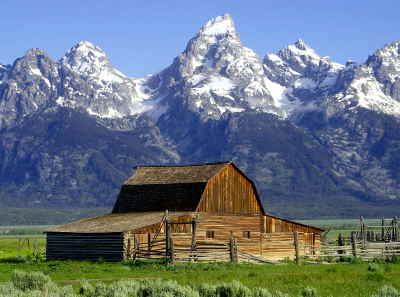
#> input picture img/barn_mountains.bmp, 400 x 297 px, found by its file name
$ python main.py
#> lines starting #> are read from the running program, lines starting #| are printed output that depends on the picture; long printed decimals are rounded
# ------------------------- Imports
import matplotlib.pyplot as plt
import matplotlib.colors as clr
import numpy as np
import cv2
import scipy.fftpack as fft
import math

# ------------------------- Variables

ConversionTableYCbCr = np.array([[0.299, 0.587, 0.114],
                                 [-0.168736, -0.331264, 0.5],
                                 [0.5, -0.418688, -0.081312]])

QuantizationMatrixY = np.array([[16, 11, 10, 16, 24, 40, 51, 61],
                                [12, 12, 14, 19, 26, 58, 60, 55],
                                [14, 13, 16, 24, 40, 57, 69, 56],
                                [14, 17, 22, 29, 51, 87, 80, 62],
                                [18, 22, 37, 56, 68, 109, 103, 77],
                                [24, 35, 55, 64, 81, 104, 113, 92],
                                [49, 64, 78, 87, 103, 121, 120, 101],
                                [72, 92, 95, 98, 112, 100, 103, 99]])

QuantizationMatrixC = np.array([[17, 18, 24, 47, 99, 99, 99, 99],
                                [18, 21, 26, 66, 99, 99, 99, 99],
                                [24, 26, 56, 99, 99, 99, 99, 99],
                                [47, 66, 99, 99, 99, 99, 99, 99],
                                [99, 99, 99, 99, 99, 99, 99, 99],
                                [99, 99, 99, 99, 99, 99, 99, 99],
                                [99, 99, 99, 99, 99, 99, 99, 99],
                                [99, 99, 99, 99, 99, 99, 99, 99]])


# ------------------------- Functions

def showImage(image, title, show):
    if show:
        plt.figure()
        plt.imshow(image)
        plt.axis('off')
        plt.title(title)
        plt.show()


# Ex 3.2
def createColorMap(name, R, G, B):
    return clr.LinearSegmentedColormap.from_list(name, [(0, 0, 0), (R, G, B)], N=256)


def getColormap(cor):
    if cor == "red":
        return clr.LinearSegmentedColormap.from_list("myRed", [(0, 0, 0), (1, 0, 0)], N=256)
    if cor == "green":
        return clr.LinearSegmentedColormap.from_list("myGreen", [(0, 0, 0), (0, 1, 0)], N=256)
    if cor == "blue":
        return clr.LinearSegmentedColormap.from_list("myBlue", [(0, 0, 0), (0, 0, 1)], N=256)
    if cor == "gray":
        return clr.LinearSegmentedColormap.from_list("myGray", [(0, 0, 0), (1, 1, 1)], N=256)


# Ex 3.3
def imageColormap(image, title, cMap, show):
    if show:
        plt.figure()
        plt.imshow(image, cMap)
        plt.axis('off')
        plt.title(title)
        plt.show()


# Ex 3.4
def getComponents(image):
    R = image[:, :, 0]
    G = image[:, :, 1]
    B = image[:, :, 2]
    return R, G, B


def getImageFromComponents(R, G, B):
    return np.dstack((R, G, B))


# Ex 3.5
def imageAndChannels(image, show):
    showImage(image, "Original Image", show)

    R, G, B = getComponents(image)

    imageColormap(R, "R Channel", getColormap("red"), show)
    imageColormap(G, "G Channel", getColormap("green"), show)
    imageColormap(B, "B Channel", getColormap("blue"), show)


# Ex 4.1
def padding(image, n):
    l = image.shape[0]
    c = image.shape[1]

    paddedImg = image

    if (l % n) != 0:
        v = n - (l % n)
        paddedImg = np.vstack([paddedImg, np.repeat([paddedImg[-1, :, :]], v, axis=0)])

    if (c % n) != 0:
        v = n - (c % n)
        paddedImg = np.hstack([paddedImg, np.repeat(paddedImg[:, -1:, :], v, axis=1)])

    return paddedImg


def unpadding(nl, nc, paddedImg):
    return paddedImg[:nl, :nc, :]


# Ex 5.1
def convertRGBtoYCbCr(img, Tc):
    R, G, B = getComponents(img)

    YCbCr = np.empty_like(img).astype("float")

    # Y
    YCbCr[:, :, 0] = Tc[0, 0] * R + Tc[0, 1] * G + Tc[0, 2] * B
    # Cb
    YCbCr[:, :, 1] = Tc[1, 0] * R + Tc[1, 1] * G + Tc[1, 2] * B + 128
    # Cr
    YCbCr[:, :, 2] = Tc[2, 0] * R + Tc[2, 1] * G + Tc[2, 2] * B + 128

    '''YCbCr = np.round(YCbCr)
    YCbCr[YCbCr > 255] = 255
    YCbCr[YCbCr < 0] = 0'''

    return YCbCr


def convertYCbCrtoRGB(Y, Cb, Cr, Tc):
    TcInvertida = np.linalg.inv(Tc)

    '''Y = Y.astype(float)
    Cb = Cb.astype(float)
    Cr = Cr.astype(float)'''

    l, c = Y.shape
    RGB = np.zeros((l, c, 3))

    # Y
    RGB[:, :, 0] = TcInvertida[0, 0] * Y + TcInvertida[0, 1] * (Cb - 128) + TcInvertida[0, 2] * (Cr - 128)
    # Cb
    RGB[:, :, 1] = TcInvertida[1, 0] * Y + TcInvertida[1, 1] * (Cb - 128) + TcInvertida[1, 2] * (Cr - 128)
    # Cr
    RGB[:, :, 2] = TcInvertida[2, 0] * Y + TcInvertida[2, 1] * (Cb - 128) + TcInvertida[2, 2] * (Cr - 128)

    RGB = np.round(RGB)
    RGB[RGB > 255] = 255
    RGB[RGB < 0] = 0
    RGB = RGB.astype(np.uint8)

    return RGB


# Ex 5.3
def imageAndChannelsYCbCr(image, show):
    showImage(image, "YCbCr Image", False)

    Y, Cb, Cr = getComponents(image)

    cMap = getColormap("gray")
    showImage(Y, "Y Channel", False)
    imageColormap(Y, "Y Channel",  cMap, show)
    showImage(Cb, "Cb Channel", False)
    imageColormap(Cb, "Cb Channel", cMap, show)
    showImage(Cr, "Cr Channel", False)
    imageColormap(Cr, "Cr Channel", cMap, show)


# Ex 6.1
def createDownSampling(YCbCr, method, interpol):
    sx = 0
    sy = 0

    if method == "4:2:0":
        sx = 0.5
        sy = 0.5

    elif method == "4:2:2":
        sx = 0.5
        sy = 1

    stx = int(1 // sx)
    sty = int(1 // sy)

    if interpol == 0:
        Cb_d = YCbCr[::sty, ::stx, 1]
        Cr_d = YCbCr[::sty, ::stx, 2]

    else:
        Cb_d = cv2.resize(YCbCr[:, :, 1], None, fx=sx, fy=sy, interpolation=cv2.INTER_LINEAR)
        Cr_d = cv2.resize(YCbCr[:, :, 2], None, fx=sx, fy=sy, interpolation=cv2.INTER_LINEAR)

    return YCbCr[:, :, 0], Cb_d, Cr_d


def createUpSampling(Y_d, Cb_d, Cr_d, method, interpol):
    sx = 0
    sy = 0

    if method == "4:2:0":
        sx = 0.5
        sy = 0.5

    elif method == "4:2:2":
        sx = 0.5
        sy = 1

    stx = int(1 // sx)
    sty = int(1 // sy)

    if interpol == 0:
        Cb = np.repeat(Cb_d, stx, axis=1)
        Cr = np.repeat(Cr_d, stx, axis=1)
        Cb = np.repeat(Cb, sty, axis=0)
        Cr = np.repeat(Cr, sty, axis=0)

    else:
        Cb = cv2.resize(Cb_d, None, fx=stx, fy=sty, interpolation=cv2.INTER_LINEAR)
        Cr = cv2.resize(Cr_d, None, fx=stx, fy=sty, interpolation=cv2.INTER_LINEAR)

    return Y_d, Cb, Cr


# Ex 6.2
def visualizeDs(Y_d, Cb_d, Cr_d, show):
    if show:
        print(Y_d.shape)
        print(Cb_d.shape)
        print(Cr_d.shape)

    cMap = getColormap("gray")
    imageColormap(Y_d, "Downsampling - Y Channel", cMap, show)
    imageColormap(Cb_d, "Downsampling - Cb Channel", cMap, show)
    imageColormap(Cr_d, "Downsampling - Cr Channel", cMap, show)


# Ex 7.1.1
def calculateDCT(channel):
    return fft.dct(fft.dct(channel, norm="ortho").T, norm="ortho").T

def calculateDCTLog(dctChannel):
    return np.log(np.abs(dctChannel) + 0.0001)

def calculateInvDCT(dctChannel):
    return fft.idct(fft.idct(dctChannel, norm="ortho").T, norm="ortho").T


def getDCT(Y_d, Cb_d, Cr_d):
    return calculateDCT(Y_d), calculateDCT(Cb_d), calculateDCT(Cr_d)

def getInvDCT(Y_d, Cb_d, Cr_d):
    return calculateInvDCT(Y_d), calculateInvDCT(Cb_d), calculateInvDCT(Cr_d)


# Ex 7.1.2
def visualizeDctDsChannels(Y_d, Cb_d, Cr_d, show):
    cMap = getColormap("gray")
    imageColormap(calculateDCTLog(calculateDCT(Y_d)), "DCT - Y Channel", cMap, show)
    imageColormap(calculateDCTLog(calculateDCT(Cb_d)), "DCT - Cb Channel", cMap, show)
    imageColormap(calculateDCTLog(calculateDCT(Cr_d)), "DCT - Cr Channel", cMap, show)


# Ex 7.2.1
def dctInBlocks(channel, size, case, quantization, dpcm):
    l, c = channel.shape
    nl = int(l / size)
    nc = int(c / size)
    dc0 = 0

    channel = np.vsplit(channel, nl)
    for i in range(nl):
        channel[i] = np.hsplit(channel[i], nc)
        for j in range(nc):
            if case == "DCT":
                channel[i][j] = calculateDCT(channel[i][j])

                if 0 <= quantization[0] <= 100:
                    channel[i][j] = quantizeChannelBlock(channel[i][j], quantization[1])

                    if dpcm == 1:
                        channel[i][j][0][0], dc0 = makeDPCM(channel[i][j][0][0], i, j, dc0, case)

            elif case == "InvDCT":
                if 0 < quantization[0] <= 100:
                    if dpcm == 1:
                        channel[i][j][0][0], dc0 = makeDPCM(channel[i][j][0][0], i, j , dc0, case)

                    channel[i][j] = dequantizeChannelBlock(channel[i][j], quantization[1])

                channel[i][j] = calculateInvDCT(channel[i][j])

    channel = np.array(channel)
    channel = np.hstack(channel)
    channel = np.hstack(channel)
    return channel


def getDctInBlocks(Y_d, Cb_d, Cr_d, size, case, quantization, dpcm):
    if 0 < quantization <= 100:
        QM_Y, QM_C = createQuantizationMatrixes(quantization)

        Y = dctInBlocks(Y_d, size, case, (quantization, QM_Y), dpcm)
        Cb = dctInBlocks(Cb_d, size, case, (quantization, QM_C), dpcm)
        Cr = dctInBlocks(Cr_d, size, case, (quantization, QM_C), dpcm)
    else:
        Y = dctInBlocks(Y_d, size, case, (-1,), dpcm)
        Cb = dctInBlocks(Cb_d, size, case, (-1,), dpcm)
        Cr = dctInBlocks(Cr_d, size, case, (-1,), dpcm)

    return Y, Cb, Cr


# Ex 7.2.2
def visualizeDctInBlocksChannels(Y_DCT8, Cb_DCT8, Cr_DCT8, show):
    cMap = getColormap("gray")
    imageColormap(calculateDCTLog(Y_DCT8), "DCT In Blocks - Y Channel", cMap, show)
    imageColormap(calculateDCTLog(Cb_DCT8), "DCT In Blocks - Cb Channel", cMap, show)
    imageColormap(calculateDCTLog(Cr_DCT8), "DCT In Blocks - Cr Channel", cMap, show)


# Ex 8.1
def createQuantizationMatrixes(quality):
    if quality >= 50:
        sf = (100 - quality) / 50
    else:
        sf = 50 / quality

    if sf != 0:
        QM_Y = np.round(QuantizationMatrixY * sf)
        QM_C = np.round(QuantizationMatrixC * sf)
    else:
        QM_Y = np.ones(QuantizationMatrixY.shape)
        QM_C = np.ones(QuantizationMatrixC.shape)

    QM_Y[QM_Y > 255] = 255
    QM_C[QM_C > 255] = 255

    QM_Y[QM_Y < 1] = 1
    QM_C[QM_C < 1] = 1

    return QM_Y, QM_C


def quantizeChannelBlock(block, QM):
    quantizedBlock = np.round(block / QM)
    return quantizedBlock


def dequantizeChannelBlock(block, QM):
    dequantizedBlock = block * QM
    return dequantizedBlock


# Ex 9.1
def makeDPCM(channel, i, j, dc0, case):
    if i == 0 and j == 0:
        return channel, channel
    else:
        dc = channel
        if case == "DCT":
            channel = dc - dc0
            return channel, dc
        elif case == "InvDCT":
            channel = dc + dc0
            return channel, channel


# Ex 10.2
def getMSE(original, reconstructed, nl, nc):
    original = original.astype('float')
    reconstructed = reconstructed.astype('float')
    aux = np.square(original-reconstructed)
    return (1/(nl*nc)) * (np.sum(aux))

def getRMSE(original, reconstructed, nl, nc):
    return math.sqrt(getMSE(original, reconstructed, nl, nc))

def getSNR(original, reconstructed, nl, nc):
    original = original.astype('float')
    aux = (1/(nl*nc)) * (np.sum(np.square(original)))
    return 10 * math.log10(aux/ getMSE(original, reconstructed, nl, nc))

def getPSNR(original, reconstructed, nl, nc):
    original = original.astype('float')
    aux = np.square(np.amax(original))
    return 10 * math.log10(aux / getMSE(original, reconstructed, nl, nc))


def getDistortionMetrics(original, reconstructed, nl, nc, show):
    mse = getMSE(original, reconstructed, nl, nc)
    rmse = getRMSE(original, reconstructed, nl, nc)
    snr = getSNR(original, reconstructed, nl, nc)
    psnr = getPSNR(original, reconstructed, nl, nc)

    if show:
        print("MSE: %f" %mse)
        print("RMSE: %f" %rmse)
        print("SNR: %f" %snr)
        print("PSNR: %f" %psnr)


def showYChannelDiference(original, reconstructed, show):
    Y_O = getComponents(convertRGBtoYCbCr(original, ConversionTableYCbCr))[0]
    Y_R = getComponents(convertRGBtoYCbCr(reconstructed, ConversionTableYCbCr))[0]
    cMap = getColormap("gray")
    imageColormap(np.abs(Y_O-Y_R), "Original and Decoded Images Difference", cMap, show)


# ------------------------- Encoder and Decoder

def encoder(image, quality):
    # Ex 3.1
    img = plt.imread(image)
    nl = img.shape[0]
    nc = img.shape[1]

    # Ex 3.2
    cMap = getColormap("blue")

    # Ex 3.3
    imageColormap(img[:,:,2], "Image with Colormap", cMap, False)

    # Ex 3.4
    R, G, B = getComponents(img)

    img2 = getImageFromComponents(R, G, B)
    showImage(img2, "Image with Merged Channels", False)

    # Ex 3.5
    imageAndChannels(img, False)

    # Ex 4.1
    padingDimension = 16
    paddedImage = padding(img, padingDimension)
    showImage(paddedImage, "Image with Padding", False)

    unpaddedImage = unpadding(nl, nc, paddedImage)
    showImage(unpaddedImage, "Image with Unpadding", False)

    # Ex 5.1
    YCbCr = convertRGBtoYCbCr(paddedImage, ConversionTableYCbCr)
    showImage(YCbCr.astype("uint8"), "Image converted to YCbCr", False)

    Y, Cb, Cr = getComponents(YCbCr)
    RGB = convertYCbCrtoRGB(Y, Cb, Cr, ConversionTableYCbCr)
    showImage(RGB, "Image converted to RGB", False)

    # Ex 5.3
    imageAndChannelsYCbCr(YCbCr, False)

    # Ex 6.1
    samplingType = "4:2:0"
    Y_d, Cb_d, Cr_d = createDownSampling(YCbCr, samplingType, 1)

    usImg = createUpSampling(Y_d, Cb_d, Cr_d, samplingType, 1)
    showImage(getImageFromComponents(usImg[0], usImg[1], usImg[2]).astype("uint8"), "Image with Upsampling", False)

    # Ex 6.2
    visualizeDs(Y_d, Cb_d, Cr_d, False)

    # Ex 7.1.1
    dctY, dctCb, dctCr = getDCT(Y_d, Cb_d, Cr_d)

    dctLogCb = calculateDCTLog(dctCb)
    showImage(dctLogCb, "Cb Channel with DCTLog", False)
    invDct = calculateInvDCT(dctCb)
    showImage(invDct, "Cb Channel with InvDCT", False)

    # Ex 7.1.2
    visualizeDctDsChannels(Y_d, Cb_d, Cr_d, False)

    # Ex 7.2.1, Ex 8.1 and Ex 9.1
    blockSize = 8                     # to run without using blocks it is necessary to use the function calculateDCT(channel)
    quantizationQuality = quality     # to run without quantization it is necessary to use an invalid quantization quality (e.g. -1)
    DPCM = 1                          # to run without DPCM it is necessary to use the value 0 (false)
    Y_DCT8, Cb_DCT8, Cr_DCT8 = getDctInBlocks(Y_d, Cb_d, Cr_d, blockSize, "DCT", quantizationQuality, DPCM)

    # Ex 7.2.2, Ex 8.2 and Ex 9.2
    visualizeDctInBlocksChannels(Y_DCT8, Cb_DCT8, Cr_DCT8, False)

    return img, (Y_DCT8, Cb_DCT8, Cr_DCT8), nl, nc, samplingType, blockSize, quantizationQuality, DPCM


def decoder(imageEncoded, nl, nc, samplingType, blockSize, quantizationQuality, DPCM):
    Y_d, Cb_d, Cr_d = getDctInBlocks(imageEncoded[0], imageEncoded[1], imageEncoded[2], blockSize, "InvDCT", quantizationQuality, DPCM)

    Y, Cb, Cr = createUpSampling(Y_d, Cb_d, Cr_d, samplingType, 1)

    RGB = convertYCbCrtoRGB(Y, Cb, Cr, ConversionTableYCbCr)

    unpaddedImg = unpadding(nl, nc, RGB)

    showImage(unpaddedImg, "Decoded Image", True)

    return unpaddedImg


########################################################################################################################

def main():
    plt.close('all')

    imgOriginal, imgEncoded, nl, nc, samplingType, blockSize, quantizationQuality, DPCM = encoder('images/barn_mountains.bmp', 75)
#> in encoder, img is the input picture: shape (297, 400, 3); mean R, G, B 104.4, 117.4, 130.1
#> in convertRGBtoYCbCr, `YCbCr[:, :, 2] = Tc[2, 0] * R + Tc[2, 1] * G + Tc[2, 2] * B + 128`:
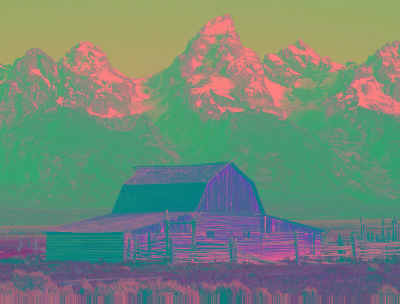
#> YCbCr: shape (304, 400, 3) float64; mean of channels 0, 1, 2 114.9, 135.7, 120.6; drawn as R, G, B
#> in getComponents (call 4), `G = image[:, :, 1]`:
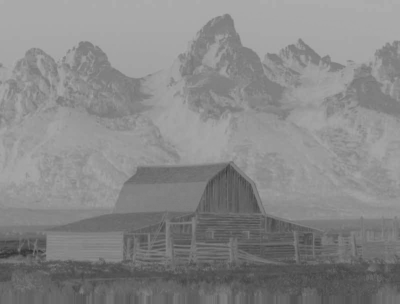
#> G: shape (304, 400) float64; min 52.41, max 173.2, mean 135.7
#> in calculateDCTLog (call 4), `return np.log(np.abs(dctChannel) + 0.0001)`:
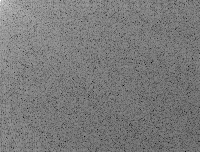
#> returned value: shape (152, 200) float64; min -9.07, max 9.95, mean 0.0468; drawn with min black and max white
#> in dctInBlocks, `channel = np.vsplit(channel, nl)`: channel = 38 items
#> the loop in dctInBlocks, `for i in range(nl):` made 38 passes
#> in calculateDCTLog (call 7), `return np.log(np.abs(dctChannel) + 0.0001)`:
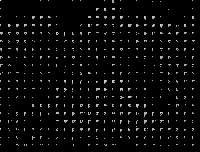
#> returned value: shape (152, 200) float64; min -9.21, max 4.63, mean -8.74; drawn with min black and max white

    imgReconstructed = decoder(imgEncoded, nl, nc, samplingType, blockSize, quantizationQuality, DPCM)
#> call 2 of getDctInBlocks, with size = 8, case = 'InvDCT', quantization = 75, dpcm = 1
#> call 4 of dctInBlocks, with size = 8, case = 'InvDCT', dpcm = 1
#> in dctInBlocks (call 4), `channel = np.hstack(channel)`:
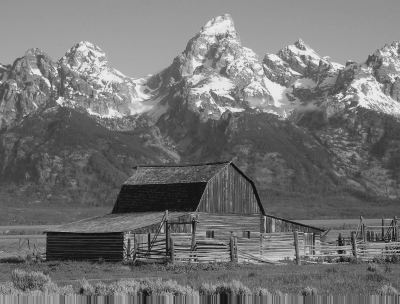
#> channel: shape (304, 400) float64; min -21.22, max 279.5, mean 114.9; drawn with min black and max white
#> in getDctInBlocks (call 2), `Y = dctInBlocks(Y_d, size, case, (quantization, QM_Y), dpcm)`:
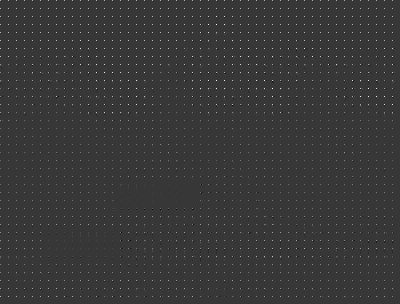
#> Y_d: shape (304, 400) float64; min -71, max 255, mean 1.8; drawn with min black and max white
#> in convertYCbCrtoRGB (call 2), `RGB[:, :, 2] = TcInvertida[2, 0] * Y + TcInvertida[2, 1] * (Cb - 128) ..`:
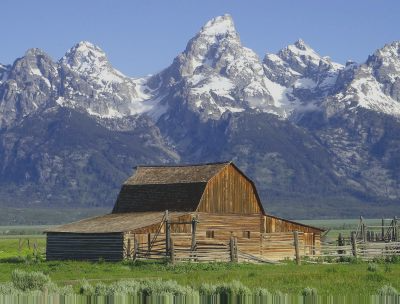
#> RGB: shape (304, 400, 3) float64; mean of channels 0, 1, 2 104.4, 117.5, 128.6; drawn with min black and max white

    getDistortionMetrics(imgOriginal, imgReconstructed, nl, nc, True)
#| MSE: 168.821
#| RMSE: 12.993
#| SNR: 24.912
#| PSNR: 25.857

    showYChannelDiference(imgOriginal, imgReconstructed, False)


if __name__ == '__main__':
    main()

$ run again, with img/peppers.bmp copied over img/barn_mountains.bmp
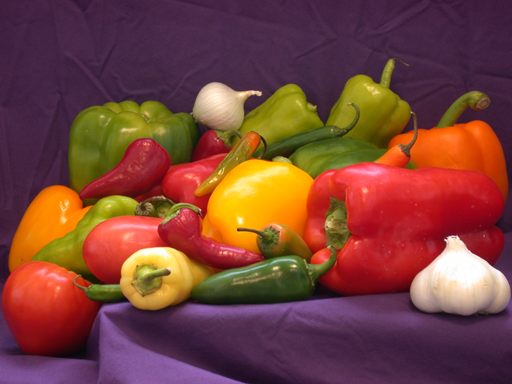
#> input picture img/peppers.bmp, 512 x 384 px, found by its file name
#> in encoder, img is the input picture: shape (384, 512, 3); mean R, G, B 120.8, 66.4, 57.6
#> in calculateDCTLog (call 4), `return np.log(np.abs(dctChannel) + 0.0001)`:
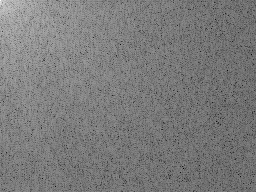
#> returned value: shape (192, 256) float64; min -8.92, max 10.45, mean 0.441; drawn with min black and max white
#> in dctInBlocks, `channel = np.vsplit(channel, nl)`: channel = 48 items
#> the loop in dctInBlocks, `for i in range(nl):` made 48 passes
#> in convertYCbCrtoRGB (call 2), `RGB[:, :, 2] = TcInvertida[2, 0] * Y + TcInvertida[2, 1] * (Cb - 128) ..`:
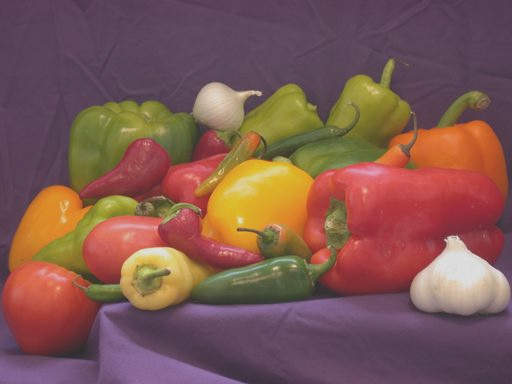
#> RGB: shape (384, 512, 3) float64; mean of channels 0, 1, 2 120.8, 66.4, 57.7; drawn with min black and max white
#| MSE: 68.749
#| RMSE: 8.291
#| SNR: 26.553
#| PSNR: 29.758
